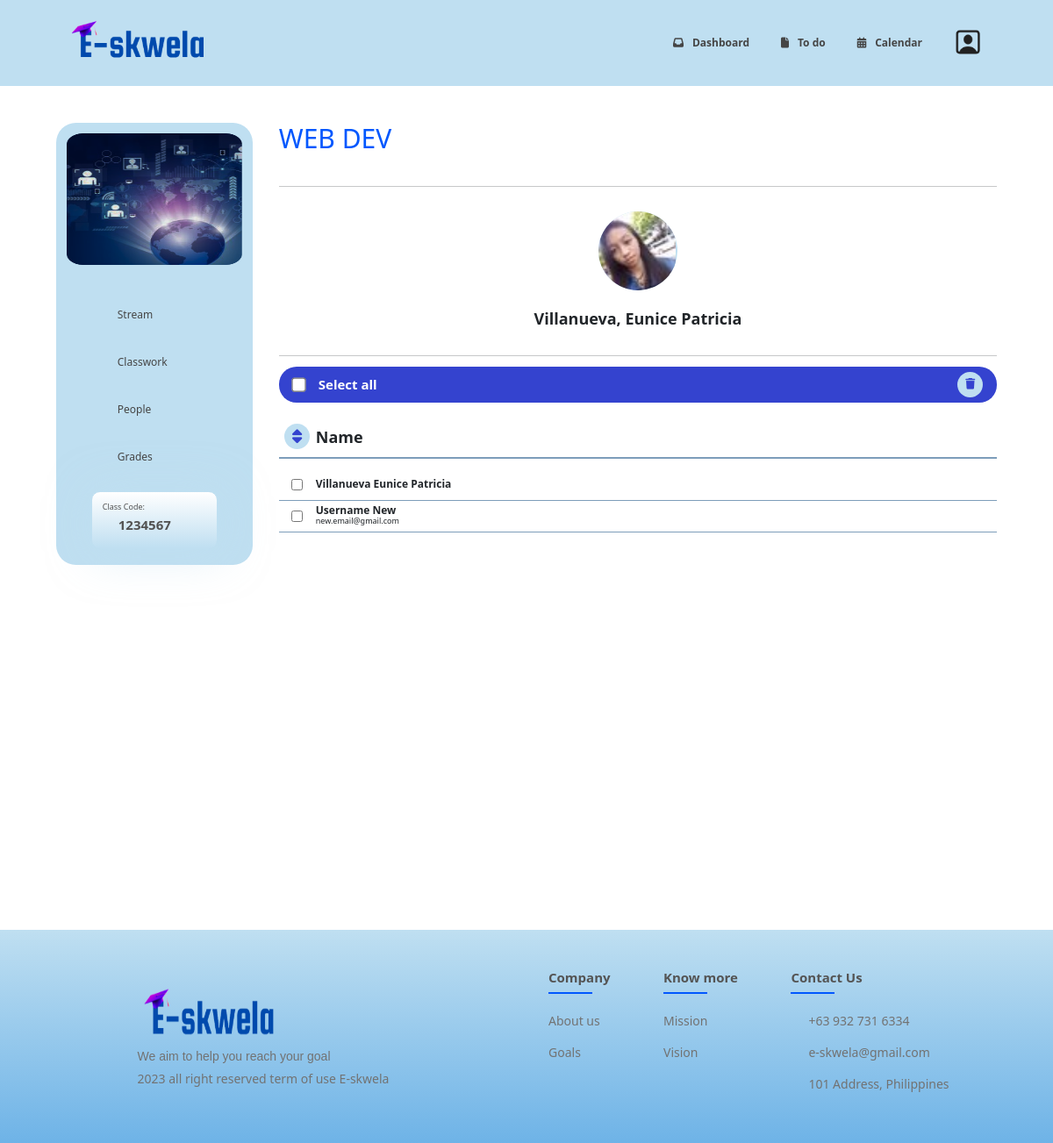
The app's page /instruct/people/6 with its own data.
### educ_web/models.py (models this page shows, shortened)
class Course(models.Model):
    name = models.CharField(max_length=64)
    section = models.CharField(max_length=64, blank=True)
    course_code = models.CharField(max_length=64, null=True, blank=True)
    room = models.CharField(max_length=64, blank=True)
    banner = models.ImageField(upload_to="course/", blank=True) # if none then use the default course image
    classcode = models.CharField(max_length=10, null=True)
    instructor = models.ForeignKey(User, related_name="instruct_course", on_delete=models.CASCADE)
    students = models.ManyToManyField(User, related_name="enrolled", blank=True)

class User(AbstractUser):
    first_name = models.CharField(max_length=20, blank=True)
    last_name = models.CharField(max_length=20, blank=True)
    profile_picture = models.ImageField(upload_to="users/", null=True, blank=True)

### educ_web/views.py (the view)
# urls.py: path("instruct/people/<int:course_id>", views.instruct_people, name="instruct_people"),
def instruct_people(request, course_id):
    course = Course.objects.get(pk=course_id)
    return render(request, 'main/I_course/I_course_people.html', {
        "course": course,
    })

### educ_web/templates/main/I_course/I_course_people.html (shortened to what this page needs)
{% extends 'main/I_course/I_course_stream.html' %}
{% load static %}
{% block instruct_stream_course %}
    <main>
        <div class="instructor">
            <div id="i-profile">
                {% if course.instructor.profile_picture %}
                    <img src="{{ course.instructor.profile_picture.url }}">
                {% else %}
                    <img src="https://yt3.ggpht.com/7qgVlNH_i-M7g3rwVfGHo5B3j-llO4sxKDdh4IWoHkwfO8JMhd2EoW6gcge_R_-t-ldUWMxJZQ=s88-c-k-c0x00ffffff-no-rj">
                {% endif %}
            </div>
            <span id="i-name">
                {% if course.instructor.first_name and course.instructor.last_name %}
                    {{ course.instructor.last_name }}, {{ course.instructor.first_name }}
                {% else %}
                    {{ course.instructor.username }}
                {% endif %}
            </span>
        </div>
        <hr>
        <section id="tableHandler">
            <div id="selectAll">
                <div id="selection">
                    <input id="selectCheck" type="checkbox">
                    <span id="select">Select all</span>
                </div>
                <button id="selectButton" type="submit" form="remove-student">
                </button>
            </div>
            <div id="students">
                <form id="remove-student" action="{% url 'remove_students' course_id=course.id %}" method="POST">
                    <table>
                        <tr>
                            <th id="sort">
                                <span id="sorter">
                                </span>
                            </th>
                            <th>Name</th>
                        </tr>
                        {% for student in course.students.all %}
                            <tr>
                                <td class="checkbox"><input class="tickboxes" type="checkbox" name="students" value="{{ student.id }}"></td>
                                <td>
                                    <div class="info">
                                        <span class="name">
                                            {% if student.first_name and student.last_name %}
                                                {{ student.last_name }} {{ student.first_name }}
                                            {% else %}
                                                {{ student.username }}
                                            {% endif %}
                                        </span>
                                        <span class="email">{{ student.email }}</span>
                                    </div>
                                </td>
                            </tr>
                        {% endfor %}
                    </table>
                </form>
            </div>
        </section>
    </main>
{% endblock %}

### educ_web/templates/main/I_course/I_course_stream.html (shortened to what this page needs)
{% extends 'main/S_home/S_home.html' %}
{% load static %}
{% block script %}
    <link href="{% static 'I_course/I_course_stream.css' %}" rel="stylesheet">
    <link rel="stylesheet" href="https://cdn.jsdelivr.net/npm/flatpickr/dist/flatpickr.min.css">
    <link rel="stylesheet" href="https://cdnjs.cloudflare.com/ajax/libs/font-awesome/6.4.0/css/all.min.css">
{% endblock %}
{% block body %}
    <div class="indiv-course-external">
        <div class="indiv-course-internal">
            <div class="nav-course-container">
                <div class="course-image-container">
                    {% if course.banner %}
                        <img src="{{ course.banner.url }}" alt="Chosen Course Picture" class="main-course-img">
                    {% else %}
                        <img src="{% static 'images/d6.png' %}" alt="Chosen Course Picture" class="main-course-img">
                    {% endif %}
                </div>
                <div class="nav-pages-container">
                    <a href="{% url 'instruct_stream' course_id=course.id %}">
                        <div class="nav-pages-external-container">
                            <div class="nav-pages-internal-container">
                                <span class="icon-nav-pages-container">
                                </span>
                                <div class="nav-pages-main-text">
                                    Stream
                                </div>
                            </div>
                        </div>
                    </a>
                    <a href="{% url 'instruct_classwork' course_id=course.id %}">
                        <div class="nav-pages-external-container">
                            <div class="nav-pages-internal-container">
                                <span class="icon-nav-pages-container">
                                </span>
                                <div class="nav-pages-main-text">
                                    Classwork
                                </div>
                            </div>
                        </div>
                    </a>
                    <a href="{% url 'instruct_people' course_id=course.id %}">
                        <div class="nav-pages-external-container">
                            <div class="nav-pages-internal-container">
                                <span class="icon-nav-pages-container">
                                </span>
                                <div class="nav-pages-main-text">
                                    People
                                </div>
                            </div>
                        </div>
                    </a>
                    <a href="{% url 'instruct_mark' course_id=course.id %}">
                        <div class="nav-pages-external-container">
                            <div class="nav-pages-internal-container">
                                <span class="icon-nav-pages-container">
                                </span>
                                <div class="nav-pages-main-text">
                                    Grades
                                </div>
                            </div>
                        </div>
                    </a>
                    <div class="instruct-classcode-container">
                        <h5>
                            Class Code:
                        </h5>
                        <h1>
                            {{ course.classcode }}
                        </h1>
                    </div>
                </div>
            </div>
            <div class="course-body-container">
                <div class="course-heading-container">
                    <span class="course-main-title-heading">
                        {% if course.code %}
                            <h1>
                                {{ course.code | upper }} : {{ course.name | upper }}
                            </h1>
                        {% else %}
                            <h1>
                                {{ course.name | upper }}
                            </h1>
                        {% endif %}
                    </span>
                    <br/>
                    <hr>
                </div>
                {% block instruct_stream_course %}{% endblock %}
            </div>
        </div>
    </div>
{% endblock %}

### educ_web/templates/main/S_home/S_home.html (shortened to what this page needs)
{% extends 'layout.html' %}
{% load static %}
{% block navbar %}
    <div class="nav-bar">
        <nav class="navbar navbar-expand-lg"
            style="background-color: #BFDFF1; padding: 15px;">
            <div class="container-fluid">
                <a class="navbar-brand" href="{% url 'home' %}">
                    <img src="{% static '/images/logo.png' %}" alt="logo" height="60" width="170" style="margin-left: 50px;">
                </a>
                <div class="collapse navbar-collapse" id="navbarSupportedContent">
                    <ul class="navbar-nav ms-auto mb-2 mb-lg-0" style="margin-right: 10px;">
                        <li class="nav-item">
                            <a class="nav-link" href="{% url 'home' %}" style="padding-right: 20px;"><i class="fa-solid fa-inbox"
                                    style="padding: 10px;"></i>Dashboard</a>
                        </li>
                        <li class="nav-item">
                            <a class="nav-link" href="{% url 'todo' %}" style="padding-right: 20px;"><i class="fa-solid fa-file"
                                    style="padding: 10px;"></i>To do</a>
                        </li>
                        <li class="nav-item">
                            <a id="user-id-calendar" class="nav-link {{ user.id }}" href="{% url 'calendar' %}" style="padding-right: 20px;"><i
                                    class="fa-solid fa-calendar-days" style="padding: 10px;"></i>Calendar</a>
                        </li>
                    </ul>
                    {% if user_profile %}
                        <img src="{{ user_profile }}" class="user-pic" onclick="toggleMenu()">
                    {% elif user.profile_picture %}
                        <img src="{{ user.profile_picture.url }}" class="user-pic" onclick="toggleMenu()">
                    {% else %}
                        <img src="{% static 'images/user-person.png' %}" class="user-pic" onclick="toggleMenu()">
                    {% endif %}
                </div>
            </div>
        </nav>
    </div>
{% endblock %}

### educ_web/templates/layout.html (shortened to what this page needs)
{% load static %}
<html lang="en">
<head>
    <link href="https://cdn.jsdelivr.net/npm/bootstrap@5.3.0-alpha3/dist/css/bootstrap.min.css" rel="stylesheet"
>
    <link rel="stylesheet" href="https://cdnjs.cloudflare.com/ajax/libs/font-awesome/6.0.0-beta2/css/all.min.css">
    <link href="{% static 'navbar/navbar.css' %}" rel="stylesheet">
    <link href="{% static 'footer/footer.css' %}" rel="stylesheet">
    {% block script %}
    {% endblock %}
</head>
<body>
    {% block navbar %}{% endblock %}
    <div id="footer-body-container">
        <div>
            {% block body %}
            {% endblock %}
        </div>
        <footer class="footer">
            <div class="footer-container">
                <div class="footer-row">
                    <div class="footer-col info">
                        <img src="{% static 'images/logo.png' %}" width=166px height=75px>
                        <h6 class="footer-sub-headings-logo">We aim to help you reach your goal</h6>
                        <p class="footer-sub-headings-logo">2023 all right reserved term of use <span>E-skwela</span></p>
                    </div>
                    <div class="inline-row">
                        <div class="footer-col">
                            <h4>Company</h4>
                            <ul>
                                <li><a href="{% url 'about' %}">About us</a></li>
                                <li><a href="{% url 'goals' %}">Goals</a></li>
                            </ul>
                        </div>
                        <div class="footer-col">
                            <h4>Know more</h4>
                            <ul>
                                <li><a href="{% url 'mission' %}">Mission</a></li>
                                <li><a href="{% url 'vision' %}">Vision</a></li>
                            </ul>
                        </div>
                        <div class="footer-col">
                            <h4>Contact Us</h4>
                            <ul>
                                <li>
                                    <a href="">
                                        <span class="title">+63 932 731 6334</span>
                                    </a>
                                </li>
                                <li>
                                    <a href="">
                                        <span class="title">e-skwela@gmail.com</span>
                                    </a>
                                </li>
                                <li>
                                    <a href="">
                                        <span class="title">101 Address, Philippines</span>
                                    </a>
                                </li>
                            </ul>
                        </div>
                    </div>
                </div>
            </div>
        </footer>
    </div>
</body>
</html>

### educ_web/static/navbar/navbar.css (style rules this page uses)
.nav-link { font-weight: bold; color: #454545; }
.user-pic { width: 45px; border-radius: 50%; cursor: pointer; margin-right: 50px; }

### educ_web/static/footer/footer.css (style rules this page uses)
* { margin: 0; padding: 0; box-sizing: border-box; }
:root { --main-bg-color: #bfdff1; --main-font-color: #3443cf; --border-color: #1e1e1e; --button-disabled: #7d9dba; --table-border: 1vw; --blue: #0057FE; --lightblue: #BFDFF1; --white: #ffffffff; --gray: #454545; --lightgray: #877F7F; }
html { transition: all 200ms ease-in 0ms; font-size: 12px; }
html, body { margin: 0px; }
#footer-body-container { display: flex; min-height: 100vh; flex-direction: column; justify-content: space-between; }
.footer { background-color: #BFDFF1; position: relative; bottom: 0; background-color: #BFDFF1; padding: 30px 0; background: linear-gradient(#BFDFF1, #6eb3e7); }
.footer-container { margin:auto; bottom: 0px; }
.footer-row { display:grid; flex-wrap: wrap; grid-template-columns: 50% auto auto auto ; }
.inline-row { display: grid; grid-template-columns: auto auto auto; }
ul { list-style: none; padding-left: 0 !important; }
.footer-col { display:flex; min-width: max-content; min-height: max-content; flex-direction: column; margin: 15px 10px; padding: 0 15px; position: relative; }
.footer-col h4 { font-size: 15px; color:#545454; margin-bottom: 30px; font-weight: 600; position: relative; }
.footer-col h4::before { content:''; position: absolute; left: 0; bottom: -10px; background-color: #0057FE; height: 2px; box-sizing: border-box; width: 50px; }
.footer-col ul li:not(:last-child) { margin-bottom: 15px; }
.footer-col ul li a { font-size: 14px; color:#454545; text-decoration: none; font-weight: 300; color:#727272; display:block; transition: all 0.3s ease; }
.footer img { margin-top: 10px; }
.footer p { color:#727272; font-size: 14px; }
.footer h6 { font-size: 14px; font-family: "poppins", sans-serif; color:#727272; font-weight: 100; }
@media screen and (min-width: 1080px) { .info { margin: auto auto; } }

### records on screen
Course: classcode "1234567", name "WEB DEV", instructor.profile_picture (picture), instructor.last_name "Villanueva", instructor.first_name "Eunice Patricia"
User: last_name "Villanueva", first_name "Eunice Patricia"
User: last_name "Username", first_name "New", email "new.email@gmail.com"
